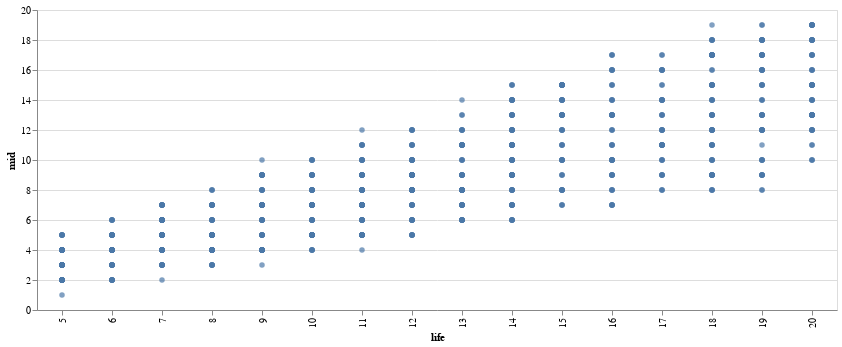

The notebook cell saved with this chart:
### Markdown cell above
The following is a chart that represents the deviation between the remaining life prediction from the vendor and the real failure, due to production trend.

### Code cell
brush = alt.selection(type='interval')
alt.Chart(df_historical).mark_point(filled=True).encode(
    x='life:O',
    y='mid:Q'
).properties(
    width=800,
    height=300
)

### Figure 1 — Vega-Lite specification as saved in the notebook (floating-point values rounded to 4 significant figures; data arrays with more than 128 entries replaced by an {"elided": "..."} marker saying what was removed)
{"config": {"view": {"continuousWidth": 400, "continuousHeight": 300}}, "data": {"name": "data-532ef117a76172fa66f4b96f1db104af"}, "mark": {"type": "point", "filled": true}, "encoding": {"x": {"type": "ordinal", "field": "life"}, "y": {"type": "quantitative", "field": "mid"}}, "height": 300, "width": 800, "$schema": "https://vega.github.io/schema/vega-lite/v4.8.1.json", "datasets": {"data-532ef117a76172fa66f4b96f1db104af": {"elided": "1000 records"}}}
